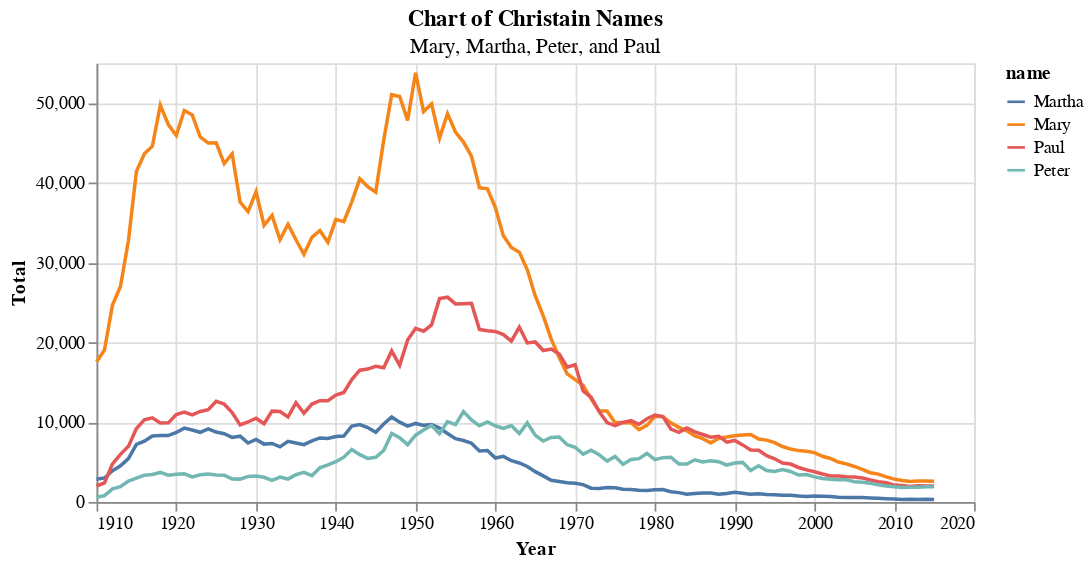

The notebook cell saved with this chart:
### Code cell
name_chart

### Figure 1 — Vega-Lite specification as saved in the notebook (floating-point values rounded to 4 significant figures; data arrays with more than 128 entries replaced by an {"elided": "..."} marker saying what was removed)
{"config": {"view": {"continuousWidth": 400, "continuousHeight": 300}}, "data": {"name": "data-7101284d27373cb53acb5a6a95666cb0"}, "mark": "line", "encoding": {"color": {"type": "nominal", "field": "name"}, "x": {"type": "quantitative", "axis": {"format": "d", "title": "Year"}, "field": "year"}, "y": {"type": "quantitative", "field": "Total"}}, "height": 250, "title": {"text": "Chart of Christain Names", "subtitle": "Mary, Martha, Peter, and Paul"}, "width": 500, "$schema": "https://vega.github.io/schema/vega-lite/v4.8.1.json", "datasets": {"data-7101284d27373cb53acb5a6a95666cb0": {"elided": "424 records"}}}
